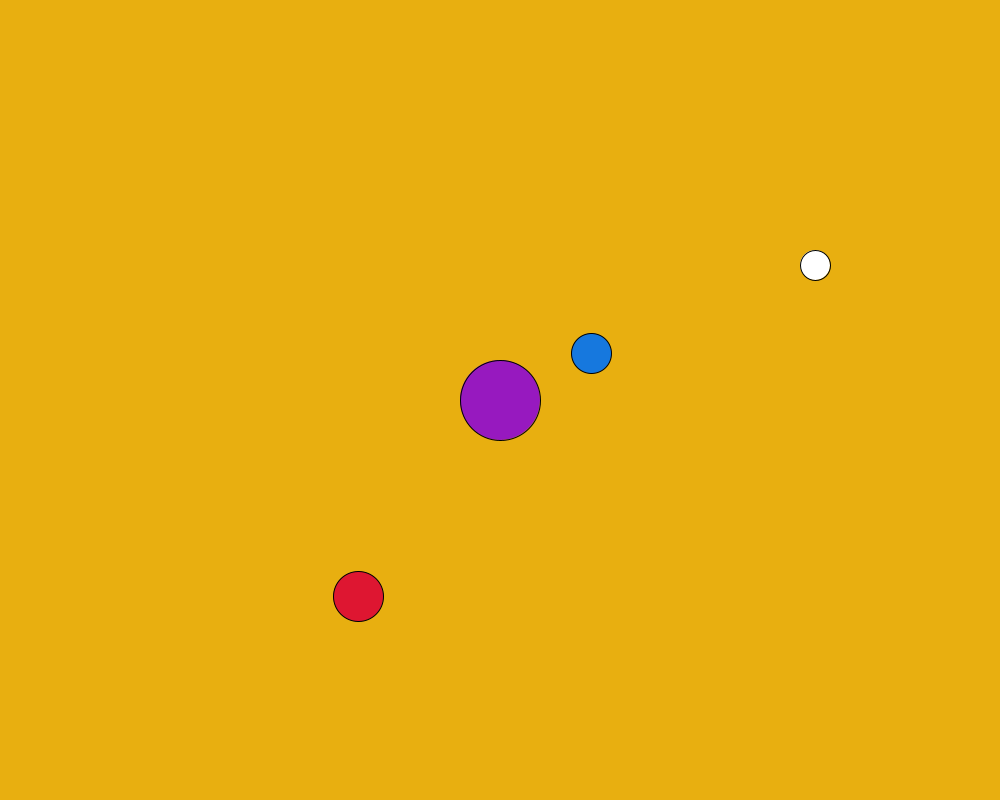
Frame 1 (no input)
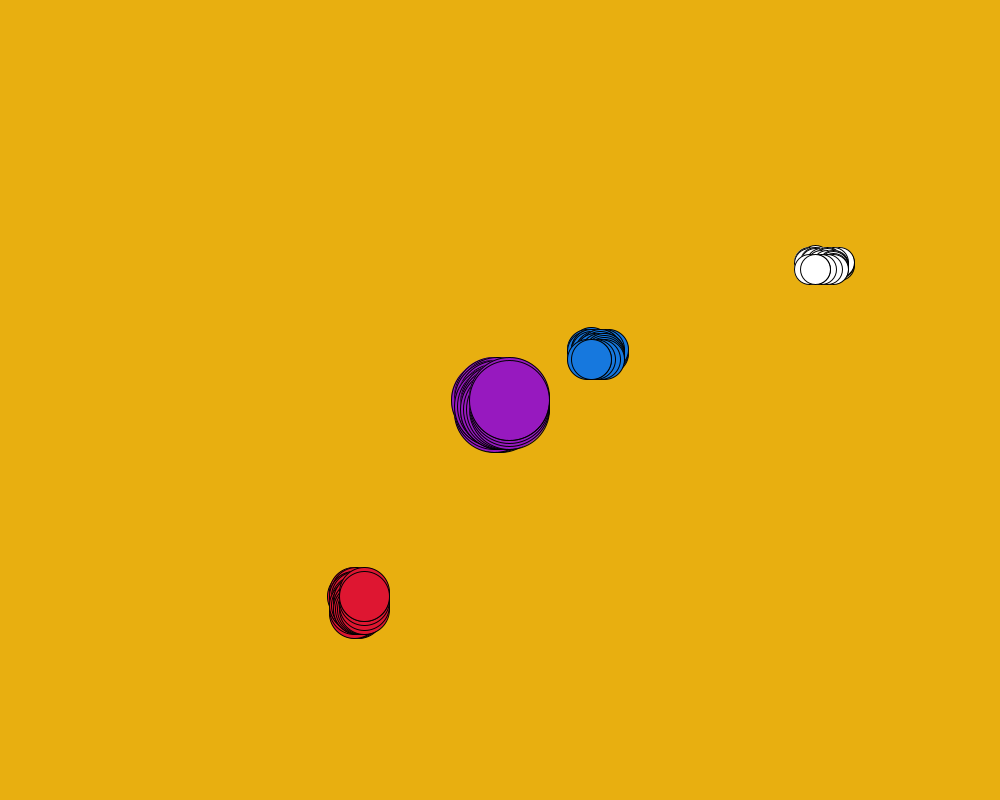
Frame 60 (the mouse pressed at the canvas centre just before this capture)
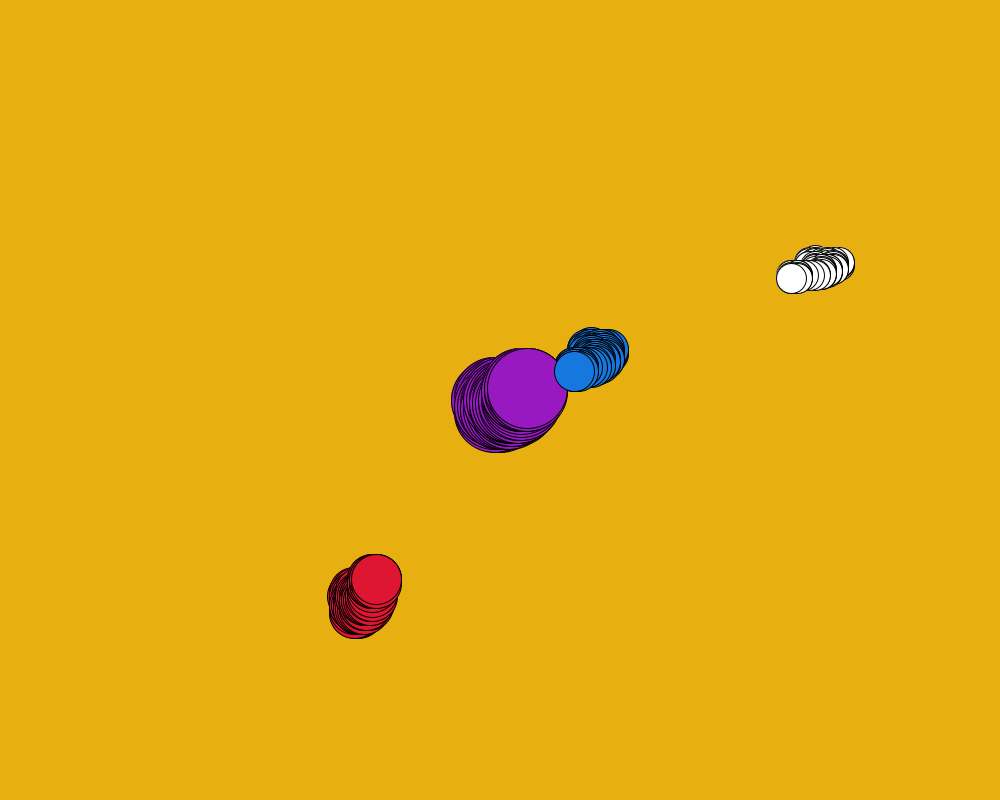
Frame 120 (the mouse held since frame 60 and released just before this capture)

The Processing sketch that drew these frames (run headless with seeded random() and noise(); from frame 60 on, the mouse is pressed at the canvas centre):

// Processing sketch: anibal_godoy_random_walker
// ── anibal_godoy_random_walker.pde
// Random walker
float x;
float y;
int step = 3;
void setup() {
size(1000, 800);
pixelDensity(2);
background(#E8AF10);//fondo amarillo
x = width/2; // posicion x inicial
y = height/2; // posicion y inicial
}
void draw() {
 
ellipseMode(RADIUS); 
fill(#9719BF);  // violeta
ellipse(x, y, 40, 40);

ellipseMode(CORNER);
fill(255);  // blanco
ellipse(y/0.5,x/2,30, 30);

fill(#1678DE); //azul
ellipse(y/0.7,x/1.5,40,40);

fill(#DE1631); //rojo
ellipse(x/1.5,y/0.7,50,50);

// actualizar posicion
int choice = int( random(4) );
if (choice == 0) {
x = x + step;
} else if (choice == 1) {
x = x - step;
} else if (choice == 2) {
y = y -step;
} else {
y = y + step;
}
}
